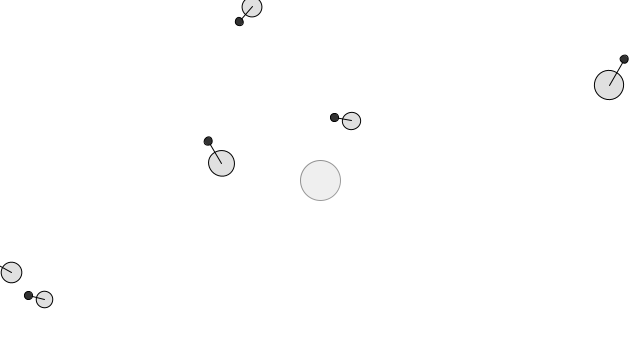
Frame 1 (no input)
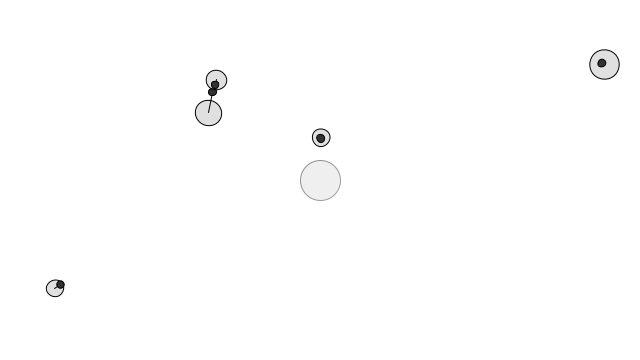
Frame 60 (the mouse pressed at the canvas centre just before this capture)
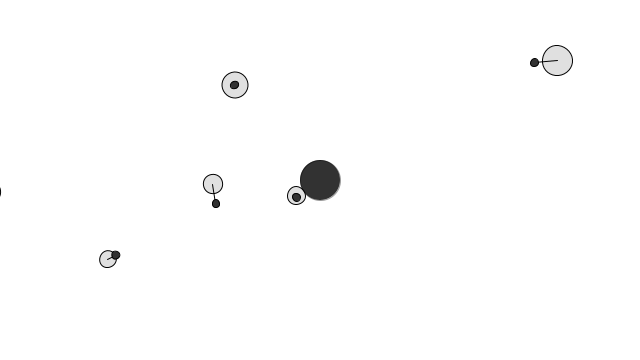
Frame 120 (the mouse held since frame 60 and released just before this capture)

The Processing sketch that drew these frames (run headless with seeded random() and noise(); from frame 60 on, the mouse is pressed at the canvas centre):

// Processing sketch: attractionArrayWithOscillation
// ── attractionArrayWithOscillation.pde
// The Nature of Code
// Daniel Shiffman
// http://natureofcode.com

// Attraction Array with Oscillating objects around each Crawler

// Click and drag attractive body to move throughout space

Crawler[] crawlers = new Crawler[6];
Attractor a;

void setup() {
  size(640,360);
  // Some random bodies
  for (int i = 0; i < crawlers.length; i++) {
    crawlers[i] = new Crawler();
  }
  // Create an attractive body
  a = new Attractor(new PVector(width/2,height/2),20,0.4);
}

void draw() {
  background(255);
  a.rollover(mouseX,mouseY);
  a.go();

  for (int i = 0; i < crawlers.length; i++) {
    // Calculate a force exerted by "attractor" on "Crawler"
    PVector f = a.attract(crawlers[i]);
    // Apply that force to the Crawler
    crawlers[i].applyForce(f);
    // Update and render
    crawlers[i].update();
    crawlers[i].display();
  }


}

void mousePressed() {
  a.clicked(mouseX,mouseY);
}

void mouseReleased() {
  a.stopDragging();
}
// ── Attractor.pde
// The Nature of Code
// Daniel Shiffman
// http://natureofcode.com

// Attraction

// A class for a draggable attractive body in our world

class Attractor {
  float mass;    // Mass, tied to size
  float G;       // Gravitational Constant
  PVector loc;   // Location
  boolean dragging = false; // Is the object being dragged?
  boolean rollover = false; // Is the mouse over the ellipse?
  PVector drag;  // holds the offset for when object is clicked on

  Attractor(PVector l_,float m_, float g_) {
    loc = l_.get();
    mass = m_;
    G = g_;
    drag = new PVector(0.0,0.0);
  }

  void go() {
    render();
    drag();
  }

  PVector attract(Crawler c) {
    PVector dir = PVector.sub(loc,c.loc);        // Calculate direction of force
    float d = dir.mag();                              // Distance between objects
    d = constrain(d,5.0,25.0);                        // Limiting the distance to eliminate "extreme" results for very close or very far objects
    dir.normalize();                                  // Normalize vector (distance doesn't matter here, we just want this vector for direction)
    float force = (G * mass * c.mass) / (d * d); // Calculate gravitional force magnitude
    dir.mult(force);                                  // Get force vector --> magnitude * direction
    return dir;
  }

  // Method to display
  void render() {
    ellipseMode(CENTER);
    stroke(0,100);
    if (dragging) fill (50);
    else if (rollover) fill(100);
    else fill(175,50);
    ellipse(loc.x,loc.y,mass*2,mass*2);
  }

  // The methods below are for mouse interaction
  void clicked(int mx, int my) {
    float d = dist(mx,my,loc.x,loc.y);
    if (d < mass) {
      dragging = true;
      drag.x = loc.x-mx;
      drag.y = loc.y-my;
    }
  }

  void rollover(int mx, int my) {
    float d = dist(mx,my,loc.x,loc.y);
    if (d < mass) {
      rollover = true;
    } else {
      rollover = false;
    }
  }

  void stopDragging() {
    dragging = false;
  }
  
 

  void drag() {
    if (dragging) {
      loc.x = mouseX + drag.x;
      loc.y = mouseY + drag.y;
    }
  }

}
// ── Crawler.pde
// The Nature of Code
// Daniel Shiffman
// http://natureofcode.com

// Attraction

// A class to describe a thing in our world, has vectors for location, velocity, and acceleration
// Also includes scalar values for mass, maximum velocity, and elasticity

class Crawler {
  PVector loc;
  PVector vel;
  PVector acc;
  float mass;
  
  Oscillator osc;
    
  Crawler() {
    acc = new PVector();
    vel = new PVector(random(-1,1),random(-1,1));
    loc = new PVector(random(width),random(height));
    mass = random(8,16);
    osc = new Oscillator(mass*2);
  }
  
  void applyForce(PVector force) {
    PVector f = force.get();  
    f.div(mass);
    acc.add(f);
  }

  // Method to update location
  void update() {
    vel.add(acc);
    loc.add(vel);
    // Multiplying by 0 sets the all the components to 0
    acc.mult(0);
    
    osc.update(vel.mag()/10);
  }
  
  // Method to display
  void display() {
    float angle = vel.heading2D();
    pushMatrix();
    translate(loc.x,loc.y);
    rotate(angle);
    ellipseMode(CENTER);
    stroke(0);
    fill(175,100);
    ellipse(0,0,mass*2,mass*2);
    
    osc.display(loc);
    popMatrix();
    
  }
}
// ── Oscillator.pde
// The Nature of Code
// Daniel Shiffman
// http://natureofcode.com

// Attraction Array with Oscillating objects around each thing

class Oscillator {
  
  // Because we are going to oscillate along the x and y axis we can use PVector for two angles, amplitudes, etc.!
  float theta;
  float amplitude;

  Oscillator(float r) {
    
    // Initialize randomly
    theta = 0;
    amplitude = r;

  }

  // Update theta and offset
  void update(float thetaVel) {
    theta += thetaVel;
  }

  // Display based on a location
  void display(PVector loc) {
    float x = map(cos(theta),-1,1,0,amplitude);
    
    stroke(0);
    fill(50);
    line(0,0,x,0);
    ellipse(x,0,8,8);
  }
}
